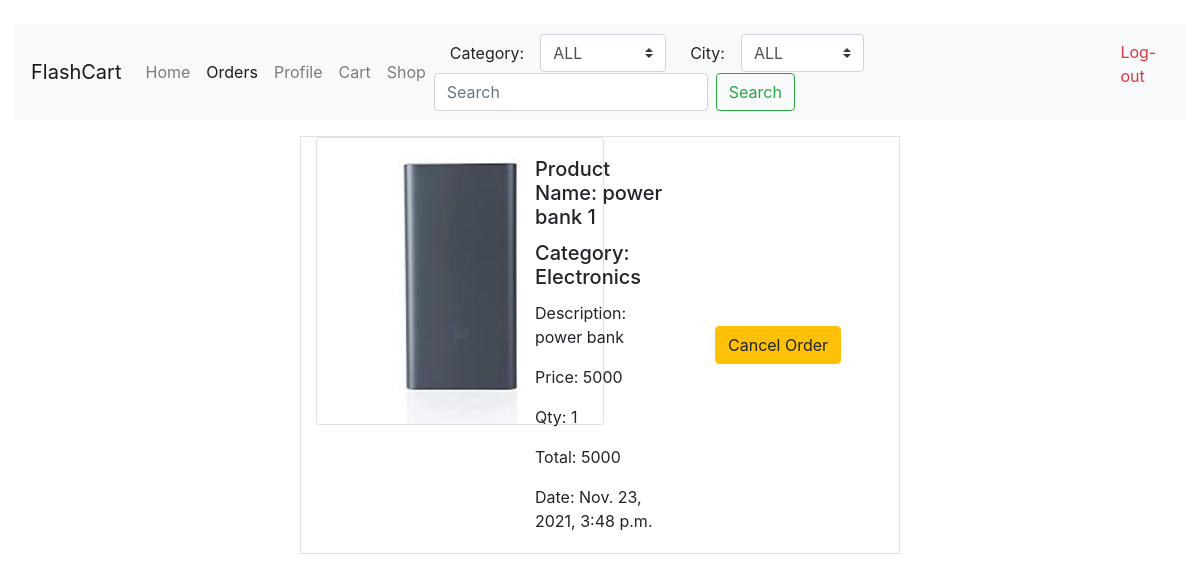
/orders/ (signed in), run on the app's committed database.
### shop/models.py (models this page shows, shortened)
class Order(models.Model):
    customer = models.ForeignKey(Customer, on_delete=models.SET_NULL, null=True)
    product = models.ForeignKey(Product, on_delete=models.SET_NULL, null=True)
    qty = models.IntegerField(null=True, blank=True)
    total = models.IntegerField(null=True, blank=True)
    purchaseon =  models.DateTimeField(auto_now_add=True)
    cancel = models.BooleanField(null=True, blank=True, default=False)
    id = models.UUIDField(default=uuid.uuid4, unique=True,
                          primary_key=True, editable=False)

class Product(models.Model):
    supplier = models.ForeignKey(Supplier, on_delete=models.SET_NULL, null=True)
    category = models.ForeignKey(Category, on_delete=models.SET_NULL, null=True)
    name = models.CharField(max_length=200, null=True, blank=True)
    product_image = models.ImageField(null=True, blank=True,
                    upload_to='products/', default='products/default.png')
    description = models.CharField(max_length=500, null=True, blank=True)
    stock = models.IntegerField(null=True, blank=True)
    price = models.IntegerField(null=True, blank=True)
    addedon =  models.DateTimeField(auto_now_add=True)
    id = models.UUIDField(default=uuid.uuid4, unique=True,
                          primary_key=True, editable=False)

class Category(models.Model):
    category = models.CharField(max_length=200, null=True, blank=True, unique=True)
    addedon =  models.DateTimeField(auto_now_add=True)
    id = models.UUIDField(default=uuid.uuid4, unique=True,
                          primary_key=True, editable=False)
    def __str__(self):
        return str(self.category)

### ui/views.py (the view)
# urls.py: path('orders/', views.userOrders, name='orders'),
@login_required(login_url='/')
def userOrders(request):
    pro = Profile.objects.get(user=request.user.id)
    cust = Customer.objects.filter(profile=pro).first()
    orders = Order.objects.filter(customer=cust).all()
    cities = City.objects.all()
    categories = Category.objects.all()
    context = {'active':'orders','orders':orders, 'cities':cities,'categories':categories}
    return render(request, 'ui/orders.html',context=context)

### ui/templates/ui/orders.html (shortened to what this page needs)
{% extends 'ui/main.html' %}
{% block content %}
<div class="container-fluid">
    {% for order in orders %}
    <div class="row justify-content-center">
        <div class="col-md-2 mt-3 border-left border-top border-bottom" >
            <div class="card" style="width: 18rem;">
                <img class="card-img-top" src="{{order.product.product_image.url}}" alt="">
            </div>
        </div>
        <div class="col-md-2 mt-3 border-top border-bottom">
            <div class="card-body">
                <h5 class="card-title">Product Name: {{order.product.name}}</h5>
                <h5 class="card-title">Category: {{order.product.category}}</h5>
                <p class="card-text">Description: {{order.product.description}}</p>
                <p class="card-text">Price: {{order.product.price}}</p>
                <p class="card-text">Qty: {{order.qty}}</p>
                <p class="card-text">Total: {{order.total}}</p>
                <p class="card-text">Date: {{order.purchaseon}}</p>
            </div>
        </div>
        <div class="col-md-2 mt-3 d-flex align-items-center border-top border-bottom border-right">
        <a href="/removefromcart/{{cartitem.id}}/" class="btn btn-warning">Cancel Order</a>
        </div>
    </div>
    {% endfor %}
    </div><br><br><br><br><br><br><br><br><br>
{% endblock %}

### data on the page
Order: product.product_image (picture), product.name "power bank 1", product.category "Electronics", product.description "power bank", product.price "5000", qty "1", total "5000", purchaseon "Nov. 23, 2021, 3:48 p.m."
